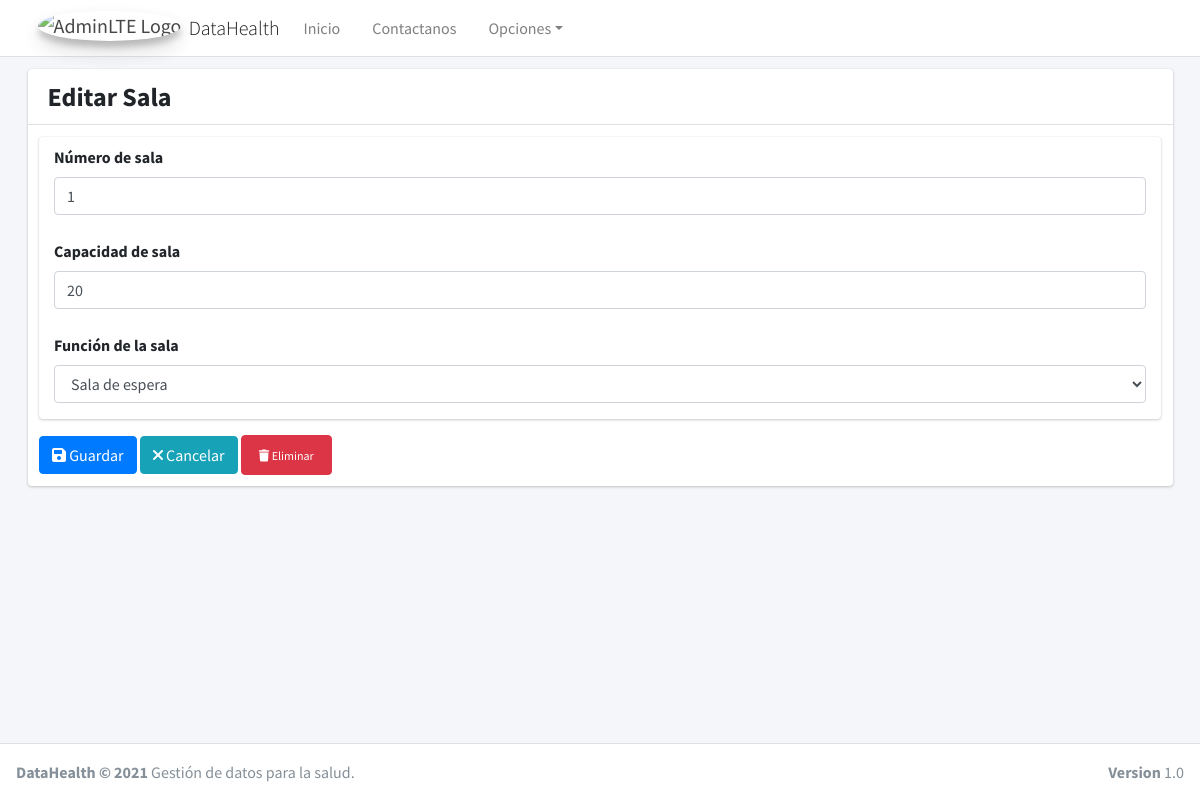
The app's page /salas/edit/1/ (signed in) with its own data.
### core/rooms/models.py (models this page shows, shortened)
class rooms(models.Model):
    n_room = models.IntegerField(verbose_name='Número de sala', primary_key=True, blank=False, auto_created=True)
    capacity = models.IntegerField(verbose_name='Capacidad de sala')
    funtion_room = [
        ('Sala de espera', 'Sala de espera'),
        ('Quirófano', 'Quirófano'),
        ('Quirófano Hibrido', 'Quirófano Hibrido'),
        ('Sala de preparación','Sala de preparación'),
        ('Sala de espera', 'Sala de espera'),
        ('Laboratorio', 'Laboratorio'),
        ('Consultorio', 'Consultorio'),
    ]
    funtion = models.CharField(verbose_name='Función de la sala', max_length=30, choices=funtion_room)
    class Meta:
        verbose_name = 'Sala'
        verbose_name_plural = 'Salas'
        db_table = 'Salas'

### core/rooms/views.py (the view)
# urls.py: path('salas/edit/<int:pk>/', RoomsUpdateView.as_view(), name='Salas_Update'),
class RoomsUpdateView(UpdateView):
    model = rooms
    form_class = RoomsForm
    template_name = 'RoomCreate.html'
    success_url = reverse_lazy('salas')
    def get_context_data(self, **kwargs):
        context = super().get_context_data(**kwargs)
        context['title'] = 'Editar Sala'
        context['action'] = 'edit'
        context['list_url'] = reverse_lazy('salas')
        context['entity'] = 'Salas'
        return context
    @method_decorator(login_required)
    def dispatch(self, request, *args, **kwargs):
        return super().dispatch(request, *args, **kwargs)

### core/rooms/form.py
class RoomsForm(ModelForm):
    def __init__(self, *args, **kwargs):
        super().__init__(*args, **kwargs)
        for form in self.visible_fields():
            form.field.widget.attrs['class'] = 'form-control'
            form.field.widget.attrs['autocomplete'] = 'off'
    class Meta:
        model = rooms
        fields = '__all__'

### core/rooms/templates/RoomCreate.html (shortened to what this page needs)
{% extends 'FormBase.html' %}
{% block newbutton %}
         <button type="button" action="delete" class="btn btn-danger" id="eliminar"><a href="{% url 'Salas_Delete' rooms.n_room %}" class="btn btn-danger btn-xs">
            <i class="fas fa-trash"></i> Eliminar
        </a></button>
{% endblock %}

### core/base/templates/FormBase.html (shortened to what this page needs)
{% extends 'index.html' %}
{% block Content %}
<form action="." method="post" class="form">
    <div class="card">
        <div class="card-body table-responsive p-0" style="padding: 1%">
                {% for field in form.visible_fields %}
                    <div class="form-group" style="padding: 8px 15px 0px 15px">
                        <label for="name">{{ field.label }}</label>
                    {{ field }}
                    </div>
                {% endfor %}
        </div>
    </div>
        <button type="submit" class="btn btn-primary">
            <i class="fas fa-save"></i> Guardar
        </button>
        <a href="{{ list_url }}" class="btn btn-info">
            <i class="fas fa-times"></i> Cancelar
        </a>
        {% block newbutton %}
        {% endblock %}
</form>
{% endblock %}

### records on screen
rooms: visible_fields "1" "20" "Sala de espera"

### other values on screen
{{ title }} "Editar Sala"
{{ field.label }} "Número de sala" "Capacidad de sala" "Función de la sala"
